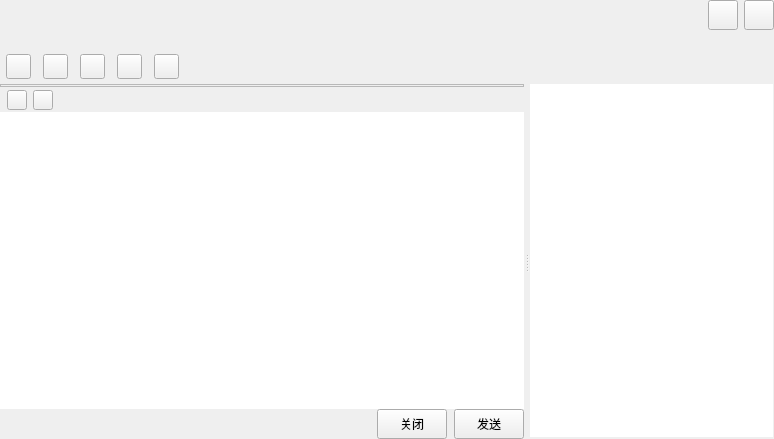
<?xml version="1.0" encoding="UTF-8"?>
<ui version="4.0">
 <class>TalkWindow</class>
 <widget class="QWidget" name="TalkWindow">
  <property name="geometry">
   <rect>
    <x>0</x>
    <y>0</y>
    <width>774</width>
    <height>439</height>
   </rect>
  </property>
  <property name="windowTitle">
   <string>TalkWindow</string>
  </property>
  <layout class="QVBoxLayout" name="verticalLayout_6">
   <property name="spacing">
    <number>0</number>
   </property>
   <property name="leftMargin">
    <number>0</number>
   </property>
   <property name="topMargin">
    <number>0</number>
   </property>
   <property name="rightMargin">
    <number>0</number>
   </property>
   <property name="bottomMargin">
    <number>0</number>
   </property>
   <item>
    <widget class="QWidget" name="titleWidget" native="true">
     <property name="sizePolicy">
      <sizepolicy hsizetype="Expanding" vsizetype="Fixed">
       <horstretch>0</horstretch>
       <verstretch>0</verstretch>
      </sizepolicy>
     </property>
     <property name="minimumSize">
      <size>
       <width>0</width>
       <height>84</height>
      </size>
     </property>
     <property name="maximumSize">
      <size>
       <width>16777215</width>
       <height>84</height>
      </size>
     </property>
     <property name="bottomSkin" stdset="0">
      <bool>true</bool>
     </property>
     <layout class="QVBoxLayout" name="verticalLayout">
      <property name="spacing">
       <number>0</number>
      </property>
      <property name="leftMargin">
       <number>0</number>
      </property>
      <property name="topMargin">
       <number>0</number>
      </property>
      <property name="rightMargin">
       <number>0</number>
      </property>
      <property name="bottomMargin">
       <number>0</number>
      </property>
      <item>
       <layout class="QHBoxLayout" name="horizontalLayout">
        <item>
         <widget class="QLabel" name="nameLabel">
          <property name="sizePolicy">
           <sizepolicy hsizetype="Expanding" vsizetype="Fixed">
            <horstretch>0</horstretch>
            <verstretch>0</verstretch>
           </sizepolicy>
          </property>
          <property name="minimumSize">
           <size>
            <width>0</width>
            <height>27</height>
           </size>
          </property>
          <property name="maximumSize">
           <size>
            <width>16777215</width>
            <height>27</height>
           </size>
          </property>
          <property name="font">
           <font>
            <family>Arial</family>
            <pointsize>12</pointsize>
           </font>
          </property>
          <property name="text">
           <string/>
          </property>
         </widget>
        </item>
        <item>
         <widget class="QPushButton" name="sysmin">
          <property name="sizePolicy">
           <sizepolicy hsizetype="Fixed" vsizetype="Fixed">
            <horstretch>0</horstretch>
            <verstretch>0</verstretch>
           </sizepolicy>
          </property>
          <property name="minimumSize">
           <size>
            <width>30</width>
            <height>30</height>
           </size>
          </property>
          <property name="maximumSize">
           <size>
            <width>30</width>
            <height>30</height>
           </size>
          </property>
          <property name="focusPolicy">
           <enum>Qt::ClickFocus</enum>
          </property>
          <property name="toolTip">
           <string>最小化</string>
          </property>
          <property name="text">
           <string/>
          </property>
          <property name="iconSize">
           <size>
            <width>30</width>
            <height>30</height>
           </size>
          </property>
         </widget>
        </item>
        <item>
         <widget class="QPushButton" name="sysclose">
          <property name="sizePolicy">
           <sizepolicy hsizetype="Fixed" vsizetype="Fixed">
            <horstretch>0</horstretch>
            <verstretch>0</verstretch>
           </sizepolicy>
          </property>
          <property name="minimumSize">
           <size>
            <width>30</width>
            <height>30</height>
           </size>
          </property>
          <property name="maximumSize">
           <size>
            <width>30</width>
            <height>30</height>
           </size>
          </property>
          <property name="focusPolicy">
           <enum>Qt::ClickFocus</enum>
          </property>
          <property name="toolTip">
           <string>关闭</string>
          </property>
          <property name="text">
           <string/>
          </property>
          <property name="iconSize">
           <size>
            <width>30</width>
            <height>30</height>
           </size>
          </property>
         </widget>
        </item>
       </layout>
      </item>
      <item>
       <widget class="QLabel" name="signLabel">
        <property name="sizePolicy">
         <sizepolicy hsizetype="Expanding" vsizetype="Fixed">
          <horstretch>0</horstretch>
          <verstretch>0</verstretch>
         </sizepolicy>
        </property>
        <property name="minimumSize">
         <size>
          <width>0</width>
          <height>20</height>
         </size>
        </property>
        <property name="maximumSize">
         <size>
          <width>16777215</width>
          <height>20</height>
         </size>
        </property>
        <property name="font">
         <font>
          <family>Arial</family>
          <pointsize>10</pointsize>
         </font>
        </property>
        <property name="text">
         <string/>
        </property>
       </widget>
      </item>
      <item>
       <widget class="QWidget" name="funWidget" native="true">
        <property name="sizePolicy">
         <sizepolicy hsizetype="Expanding" vsizetype="Expanding">
          <horstretch>0</horstretch>
          <verstretch>0</verstretch>
         </sizepolicy>
        </property>
        <property name="minimumSize">
         <size>
          <width>0</width>
          <height>32</height>
         </size>
        </property>
        <property name="maximumSize">
         <size>
          <width>16777215</width>
          <height>300</height>
         </size>
        </property>
        <layout class="QHBoxLayout" name="horizontalLayout_2">
         <property name="spacing">
          <number>12</number>
         </property>
         <property name="leftMargin">
          <number>6</number>
         </property>
         <property name="topMargin">
          <number>0</number>
         </property>
         <property name="rightMargin">
          <number>6</number>
         </property>
         <property name="bottomMargin">
          <number>0</number>
         </property>
         <item>
          <widget class="QPushButton" name="addtoolbtn">
           <property name="sizePolicy">
            <sizepolicy hsizetype="Fixed" vsizetype="Fixed">
             <horstretch>0</horstretch>
             <verstretch>0</verstretch>
            </sizepolicy>
           </property>
           <property name="minimumSize">
            <size>
             <width>25</width>
             <height>25</height>
            </size>
           </property>
           <property name="maximumSize">
            <size>
             <width>25</width>
             <height>25</height>
            </size>
           </property>
           <property name="text">
            <string/>
           </property>
           <property name="hasborder" stdset="0">
            <bool>true</bool>
           </property>
          </widget>
         </item>
         <item>
          <widget class="QPushButton" name="addhumanBtn">
           <property name="sizePolicy">
            <sizepolicy hsizetype="Fixed" vsizetype="Fixed">
             <horstretch>0</horstretch>
             <verstretch>0</verstretch>
            </sizepolicy>
           </property>
           <property name="minimumSize">
            <size>
             <width>25</width>
             <height>25</height>
            </size>
           </property>
           <property name="maximumSize">
            <size>
             <width>25</width>
             <height>25</height>
            </size>
           </property>
           <property name="text">
            <string/>
           </property>
           <property name="hasborder" stdset="0">
            <bool>true</bool>
           </property>
          </widget>
         </item>
         <item>
          <widget class="QPushButton" name="appBtn">
           <property name="sizePolicy">
            <sizepolicy hsizetype="Fixed" vsizetype="Fixed">
             <horstretch>0</horstretch>
             <verstretch>0</verstretch>
            </sizepolicy>
           </property>
           <property name="minimumSize">
            <size>
             <width>25</width>
             <height>25</height>
            </size>
           </property>
           <property name="maximumSize">
            <size>
             <width>25</width>
             <height>25</height>
            </size>
           </property>
           <property name="text">
            <string/>
           </property>
           <property name="hasborder" stdset="0">
            <bool>true</bool>
           </property>
          </widget>
         </item>
         <item>
          <widget class="QPushButton" name="videoBtn">
           <property name="sizePolicy">
            <sizepolicy hsizetype="Fixed" vsizetype="Fixed">
             <horstretch>0</horstretch>
             <verstretch>0</verstretch>
            </sizepolicy>
           </property>
           <property name="minimumSize">
            <size>
             <width>25</width>
             <height>25</height>
            </size>
           </property>
           <property name="maximumSize">
            <size>
             <width>25</width>
             <height>25</height>
            </size>
           </property>
           <property name="text">
            <string/>
           </property>
           <property name="hasborder" stdset="0">
            <bool>true</bool>
           </property>
          </widget>
         </item>
         <item>
          <widget class="QPushButton" name="toolsetBtn">
           <property name="sizePolicy">
            <sizepolicy hsizetype="Fixed" vsizetype="Fixed">
             <horstretch>0</horstretch>
             <verstretch>0</verstretch>
            </sizepolicy>
           </property>
           <property name="minimumSize">
            <size>
             <width>25</width>
             <height>25</height>
            </size>
           </property>
           <property name="maximumSize">
            <size>
             <width>25</width>
             <height>25</height>
            </size>
           </property>
           <property name="text">
            <string/>
           </property>
           <property name="hasborder" stdset="0">
            <bool>true</bool>
           </property>
          </widget>
         </item>
         <item>
          <spacer name="horizontalSpacer">
           <property name="orientation">
            <enum>Qt::Horizontal</enum>
           </property>
           <property name="sizeHint" stdset="0">
            <size>
             <width>574</width>
             <height>20</height>
            </size>
           </property>
          </spacer>
         </item>
        </layout>
       </widget>
      </item>
     </layout>
    </widget>
   </item>
   <item>
    <widget class="QSplitter" name="splitter">
     <property name="sizePolicy">
      <sizepolicy hsizetype="Expanding" vsizetype="Expanding">
       <horstretch>0</horstretch>
       <verstretch>0</verstretch>
      </sizepolicy>
     </property>
     <property name="orientation">
      <enum>Qt::Horizontal</enum>
     </property>
     <property name="handleWidth">
      <number>6</number>
     </property>
     <widget class="QSplitter" name="bodySplitter">
      <property name="orientation">
       <enum>Qt::Vertical</enum>
      </property>
      <property name="handleWidth">
       <number>1</number>
      </property>
      <property name="childrenCollapsible">
       <bool>false</bool>
      </property>
      <widget class="QWidget" name="bodyWidget" native="true">
       <property name="sizePolicy">
        <sizepolicy hsizetype="Expanding" vsizetype="Expanding">
         <horstretch>0</horstretch>
         <verstretch>0</verstretch>
        </sizepolicy>
       </property>
       <layout class="QVBoxLayout" name="verticalLayout_3">
        <property name="spacing">
         <number>0</number>
        </property>
        <property name="leftMargin">
         <number>0</number>
        </property>
        <property name="topMargin">
         <number>0</number>
        </property>
        <property name="rightMargin">
         <number>0</number>
        </property>
        <property name="bottomMargin">
         <number>0</number>
        </property>
        <item>
         <widget class="QFrame" name="frameWidget">
          <property name="sizePolicy">
           <sizepolicy hsizetype="Expanding" vsizetype="Expanding">
            <horstretch>0</horstretch>
            <verstretch>0</verstretch>
           </sizepolicy>
          </property>
          <property name="frameShape">
           <enum>QFrame::StyledPanel</enum>
          </property>
          <property name="frameShadow">
           <enum>QFrame::Raised</enum>
          </property>
          <layout class="QVBoxLayout" name="verticalLayout_2">
           <property name="spacing">
            <number>0</number>
           </property>
           <property name="leftMargin">
            <number>0</number>
           </property>
           <property name="topMargin">
            <number>0</number>
           </property>
           <property name="rightMargin">
            <number>0</number>
           </property>
           <property name="bottomMargin">
            <number>0</number>
           </property>
           <item>
            <widget class="msgWebView" name="msgWidget" native="true"/>
           </item>
          </layout>
         </widget>
        </item>
       </layout>
      </widget>
      <widget class="QWidget" name="bottomWidget" native="true">
       <property name="sizePolicy">
        <sizepolicy hsizetype="Expanding" vsizetype="Expanding">
         <horstretch>0</horstretch>
         <verstretch>0</verstretch>
        </sizepolicy>
       </property>
       <property name="minimumSize">
        <size>
         <width>0</width>
         <height>200</height>
        </size>
       </property>
       <property name="maximumSize">
        <size>
         <width>16777215</width>
         <height>400</height>
        </size>
       </property>
       <layout class="QVBoxLayout" name="verticalLayout_4">
        <property name="spacing">
         <number>0</number>
        </property>
        <property name="leftMargin">
         <number>0</number>
        </property>
        <property name="topMargin">
         <number>0</number>
        </property>
        <property name="rightMargin">
         <number>0</number>
        </property>
        <property name="bottomMargin">
         <number>0</number>
        </property>
        <item>
         <widget class="QWidget" name="moduleWidget" native="true">
          <property name="sizePolicy">
           <sizepolicy hsizetype="Expanding" vsizetype="Fixed">
            <horstretch>0</horstretch>
            <verstretch>0</verstretch>
           </sizepolicy>
          </property>
          <property name="minimumSize">
           <size>
            <width>0</width>
            <height>24</height>
           </size>
          </property>
          <property name="maximumSize">
           <size>
            <width>16777215</width>
            <height>24</height>
           </size>
          </property>
          <layout class="QHBoxLayout" name="horizontalLayout_3">
           <property name="leftMargin">
            <number>7</number>
           </property>
           <property name="topMargin">
            <number>0</number>
           </property>
           <property name="rightMargin">
            <number>7</number>
           </property>
           <property name="bottomMargin">
            <number>0</number>
           </property>
           <item>
            <widget class="QPushButton" name="faceBtn">
             <property name="sizePolicy">
              <sizepolicy hsizetype="Fixed" vsizetype="Fixed">
               <horstretch>0</horstretch>
               <verstretch>0</verstretch>
              </sizepolicy>
             </property>
             <property name="minimumSize">
              <size>
               <width>20</width>
               <height>20</height>
              </size>
             </property>
             <property name="maximumSize">
              <size>
               <width>20</width>
               <height>20</height>
              </size>
             </property>
             <property name="text">
              <string/>
             </property>
            </widget>
           </item>
           <item>
            <widget class="QPushButton" name="fileopenBtn">
             <property name="sizePolicy">
              <sizepolicy hsizetype="Fixed" vsizetype="Fixed">
               <horstretch>0</horstretch>
               <verstretch>0</verstretch>
              </sizepolicy>
             </property>
             <property name="minimumSize">
              <size>
               <width>20</width>
               <height>20</height>
              </size>
             </property>
             <property name="maximumSize">
              <size>
               <width>20</width>
               <height>20</height>
              </size>
             </property>
             <property name="text">
              <string/>
             </property>
            </widget>
           </item>
           <item>
            <spacer name="horizontalSpacer_2">
             <property name="orientation">
              <enum>Qt::Horizontal</enum>
             </property>
             <property name="sizeHint" stdset="0">
              <size>
               <width>453</width>
               <height>20</height>
              </size>
             </property>
            </spacer>
           </item>
          </layout>
         </widget>
        </item>
        <item>
         <widget class="QMsgTextEdit" name="textEdit">
          <property name="contextMenuPolicy">
           <enum>Qt::NoContextMenu</enum>
          </property>
          <property name="frameShape">
           <enum>QFrame::NoFrame</enum>
          </property>
         </widget>
        </item>
        <item>
         <layout class="QHBoxLayout" name="horizontalLayout_4">
          <property name="spacing">
           <number>7</number>
          </property>
          <item>
           <spacer name="horizontalSpacer_3">
            <property name="orientation">
             <enum>Qt::Horizontal</enum>
            </property>
            <property name="sizeHint" stdset="0">
             <size>
              <width>358</width>
              <height>20</height>
             </size>
            </property>
           </spacer>
          </item>
          <item>
           <widget class="QPushButton" name="closeBtn">
            <property name="sizePolicy">
             <sizepolicy hsizetype="Fixed" vsizetype="Fixed">
              <horstretch>0</horstretch>
              <verstretch>0</verstretch>
             </sizepolicy>
            </property>
            <property name="minimumSize">
             <size>
              <width>70</width>
              <height>30</height>
             </size>
            </property>
            <property name="maximumSize">
             <size>
              <width>70</width>
              <height>30</height>
             </size>
            </property>
            <property name="text">
             <string>关闭</string>
            </property>
            <property name="titleSkin" stdset="0">
             <bool>true</bool>
            </property>
           </widget>
          </item>
          <item>
           <widget class="QPushButton" name="sendBtn">
            <property name="sizePolicy">
             <sizepolicy hsizetype="Fixed" vsizetype="Fixed">
              <horstretch>0</horstretch>
              <verstretch>0</verstretch>
             </sizepolicy>
            </property>
            <property name="minimumSize">
             <size>
              <width>70</width>
              <height>30</height>
             </size>
            </property>
            <property name="maximumSize">
             <size>
              <width>70</width>
              <height>30</height>
             </size>
            </property>
            <property name="text">
             <string>发送</string>
            </property>
            <property name="titleSkin" stdset="0">
             <bool>true</bool>
            </property>
           </widget>
          </item>
         </layout>
        </item>
       </layout>
      </widget>
     </widget>
     <widget class="QWidget" name="widget" native="true">
      <property name="sizePolicy">
       <sizepolicy hsizetype="Fixed" vsizetype="Expanding">
        <horstretch>0</horstretch>
        <verstretch>0</verstretch>
       </sizepolicy>
      </property>
      <property name="minimumSize">
       <size>
        <width>244</width>
        <height>0</height>
       </size>
      </property>
      <property name="maximumSize">
       <size>
        <width>244</width>
        <height>16777215</height>
       </size>
      </property>
      <layout class="QVBoxLayout" name="verticalLayout_5">
       <property name="spacing">
        <number>0</number>
       </property>
       <property name="leftMargin">
        <number>0</number>
       </property>
       <property name="topMargin">
        <number>0</number>
       </property>
       <property name="rightMargin">
        <number>1</number>
       </property>
       <property name="bottomMargin">
        <number>1</number>
       </property>
       <item>
        <widget class="QScrollArea" name="scrollArea">
         <property name="frameShape">
          <enum>QFrame::NoFrame</enum>
         </property>
         <property name="verticalScrollBarPolicy">
          <enum>Qt::ScrollBarAlwaysOff</enum>
         </property>
         <property name="horizontalScrollBarPolicy">
          <enum>Qt::ScrollBarAlwaysOff</enum>
         </property>
         <property name="widgetResizable">
          <bool>true</bool>
         </property>
         <widget class="QWidget" name="scrollAreaWidgetContents">
          <property name="geometry">
           <rect>
            <x>0</x>
            <y>0</y>
            <width>243</width>
            <height>354</height>
           </rect>
          </property>
          <property name="sizePolicy">
           <sizepolicy hsizetype="Expanding" vsizetype="Expanding">
            <horstretch>0</horstretch>
            <verstretch>0</verstretch>
           </sizepolicy>
          </property>
          <widget class="QTreeWidget" name="treeWidget">
           <property name="geometry">
            <rect>
             <x>0</x>
             <y>0</y>
             <width>244</width>
             <height>353</height>
            </rect>
           </property>
           <property name="frameShape">
            <enum>QFrame::NoFrame</enum>
           </property>
           <property name="horizontalScrollBarPolicy">
            <enum>Qt::ScrollBarAlwaysOff</enum>
           </property>
           <property name="editTriggers">
            <set>QAbstractItemView::AllEditTriggers</set>
           </property>
           <property name="indentation">
            <number>0</number>
           </property>
           <property name="headerHidden">
            <bool>true</bool>
           </property>
           <property name="expandsOnDoubleClick">
            <bool>false</bool>
           </property>
           <column>
            <property name="text">
             <string notr="true">1</string>
            </property>
           </column>
          </widget>
         </widget>
        </widget>
       </item>
      </layout>
     </widget>
    </widget>
   </item>
  </layout>
 </widget>
 <layoutdefault spacing="6" margin="11"/>
 <customwidgets>
  <customwidget>
   <class>QMsgTextEdit</class>
   <extends>QTextEdit</extends>
   <header location="global">qmsgtextedit.h</header>
  </customwidget>
  <customwidget>
   <class>msgWebView</class>
   <extends>QWidget</extends>
   <header location="global">msgwebview.h</header>
   <container>1</container>
  </customwidget>
 </customwidgets>
 <resources/>
 <connections/>
</ui>
